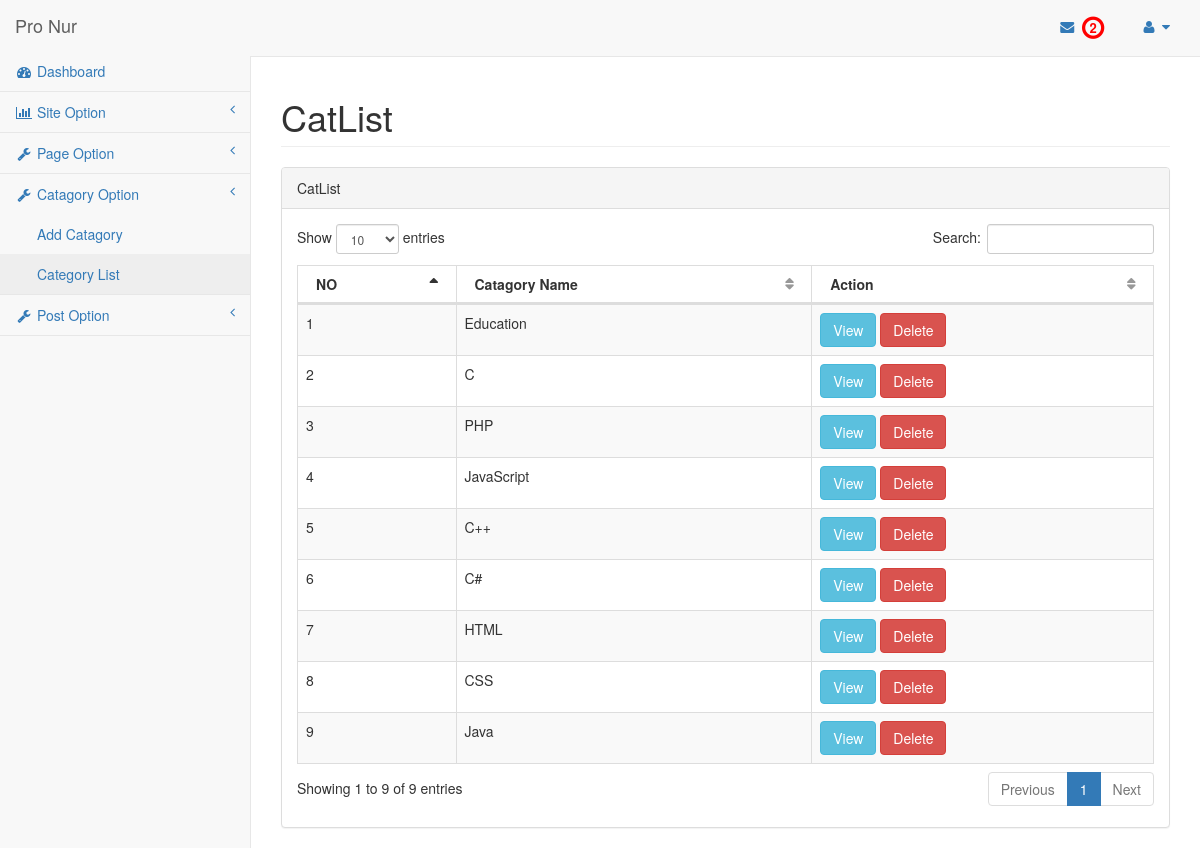
The app's page /admin/catlist.php (signed in) with its own data.
### tables this page shows
CREATE TABLE `tbl_catagory` (
  `id` int(11) NOT NULL,
  `name` varchar(32) NOT NULL
);

### Classes/Massage.php (called while the page is built, shortened)
<?php
class Massage   extends Main{
    protected $table ="tbl_massage";
    public function CountRow(){
        $status = 0;
        $sql  = "SELECT COUNT(*) as totalRow  FROM ".$this->table." WHERE status =:status" ;
        $stmt =Database::prepare($sql);
        $stmt->bindParam(":status",$status);
        $stmt->execute();
        $row =$stmt->fetch(PDO::FETCH_ASSOC);
        return $row['totalRow'];
    }
}

### lib/Database.php (called while the page is built)
<?php
class Database {
    private static $pdo;
    public static function Connection(){
        if(!isset(self::$pdo)){
            try {
                self::$pdo = new PDO("mysql:host=".DB_HOST.";dbname=".DB_NAME,DB_USER,DB_PASS);
            } catch (PDOException $e) {
                echo "Connection fail...".$e->getMessage();
            }
        }
        return self::$pdo;
    }
    public static function prepare($sql) {
        return self::Connection()->prepare($sql);
    }
}

### lib/Main.php (called while the page is built, shortened)
<?php
include_once 'Database.php';
abstract class Main{
	protected  $table;
	public function readAll() {
		$sql ="SELECT * FROM ".$this->table." ORDER BY id DESC ";
		$stmt =Database::prepare($sql);
		$stmt->execute();
		return $stmt->fetchAll();
	}
}

### admin/catlist.php (the view, shortened to what this page needs)
<?php include "inc/header.php";?>
<?php include "inc/sidebar.php";?>
        <div id="page-wrapper">
            <div class="row">
                <div class="col-lg-12">
                    <h1 class="page-header">CatList</h1>
                </div>
            </div>
            <div class="row">
                <div class="col-lg-12">
                    <div class="panel panel-default">
                        <div class="panel-heading">
                            CatList
                        </div>
                        <div class="panel-body ">
                            <table width="100%" class="table table-striped table-bordered table-hover" id="dataTables-example">
                                <thead>
                                    <tr>
                                        <th>NO</th>
                                        <th>Catagory Name</th>
                                        <th>Action</th>
                                    </tr>
                                </thead>
                                <tbody>
                                    <?php
                                         $Catagory = new Catagory();
                                         $id = 1;
                                         foreach ($Catagory->readAll() as $key => $Value){
                                    ?>
                                    <tr class="odd gradeX">
                                        <td><?php echo $id++?></td>
                                        <td><?php echo $Value['name']?></td>
                                        <td>
                                            <a href="updateCat.php?editid=<?php echo $Value['id'];?>" class="btn btn-info">View</a>
                                            <a href="?delid=<?php echo $Value['id'];?>" class="btn btn-danger" onclick="return confirm('Are you sure to delete ?')">Delete</a>
                                        </td>
                                    </tr>
                                    <?php    } ?>
                                </tbody>
                            </table>
                        </div>
                    </div>
                </div>
            </div>
        </div>
<?php include "inc/footer.php";?>

### admin/inc/header.php (shortened to what this page needs)
<?php
include_once '../lib/Main.php';
include_once '../lib/Database.php';
?>
<!DOCTYPE html>
<html lang="en">
<head>
    <link href="vendor/bootstrap/css/bootstrap.min.css" rel="stylesheet">
    <link href="vendor/bootstrap-social/bootstrap-social.css" rel="stylesheet">
    <link href="vendor/metisMenu/metisMenu.min.css" rel="stylesheet">
    <link href="vendor/datatables-plugins/dataTables.bootstrap.css" rel="stylesheet">
    <link href="vendor/datatables-responsive/dataTables.responsive.css" rel="stylesheet">
    <link href="dist/css/sb-admin-2.css" rel="stylesheet">
    <link href="vendor/morrisjs/morris.css" rel="stylesheet">
    <link href="vendor/font-awesome/css/font-awesome.min.css" rel="stylesheet" type="text/css">
    <link href="style.css" rel="stylesheet" type="text/css">
</head>
<body>
    <div id="wrapper">
        <nav class="navbar navbar-default navbar-static-top" role="navigation" style="margin-bottom: 0">
            <div class="navbar-header">
                <a class="navbar-brand" href="index.php">Pro Nur</a>
            </div>
            <ul class="nav navbar-top-links navbar-right">
                <li class="dropdown">
                    <a  href="Massagelist.php">
                        <i class="fa fa-envelope fa-fw"></i>
                        <span class="fa-stack fa-3x" style="padding:0px;font-size:13px;background:none;;width:26px;height:26px;color:red">
                          <i class="fa fa-circle-o fa-stack-2x"></i>
                          <strong class="fa-stack-1x"><?php
                              $massage = new Massage();
                              echo $massage->CountRow();?></strong>
                        </span>
                    </a>
                </li>
                <li class="dropdown">
                    <a class="dropdown-toggle" data-toggle="dropdown" href="#">
                        <i class="fa fa-user fa-fw"></i> <i class="fa fa-caret-down"></i>
                    </a>
                </li>
            </ul>

### admin/inc/sidebar.php (shortened to what this page needs)
<div class="navbar-default sidebar" role="navigation">
              <div class="sidebar-nav navbar-collapse">
                  <ul class="nav" id="side-menu">
                      <li>
                          <a href="index.php"><i class="fa fa-dashboard fa-fw"></i> Dashboard</a>
                      </li>
                      <li>
                          <a href="#"><i class="fa fa-bar-chart-o fa-fw"></i> Site Option<span class="fa arrow"></span></a>
                      </li>
                      <li>
                          <a href="#"><i class="fa fa-wrench fa-fw"></i> Page Option<span class="fa arrow"></span></a>
                      </li>
                      <li>
                          <a href="#"><i class="fa fa-wrench fa-fw"></i> Catagory Option <span class="fa arrow"></span></a>
                          <ul class="nav nav-second-level">
                              <li>
                                  <a href="addcat.php">Add Catagory</a>
                              </li>
                              <li>
                                  <a href="catlist.php">Category List</a>
                              </li>
                          </ul>
                      </li>
                       <li>
                          <a href="#"><i class="fa fa-wrench fa-fw"></i> Post Option<span class="fa arrow"></span></a>
                      </li>
                  </ul>
              </div>
          </div>
      </nav>

### admin/inc/footer.php (shortened to what this page needs)
    </div>
</body>
</html>

### records on screen
tbl_catagory: name "Education"
tbl_catagory: name "C"
tbl_catagory: name "PHP"
tbl_catagory: name "JavaScript"
tbl_catagory: name "C++"
tbl_catagory: name "C#"
tbl_catagory: name "HTML"
tbl_catagory: name "CSS"
tbl_catagory: name "Java"

### other values on screen
$massage->CountRow() "2"
